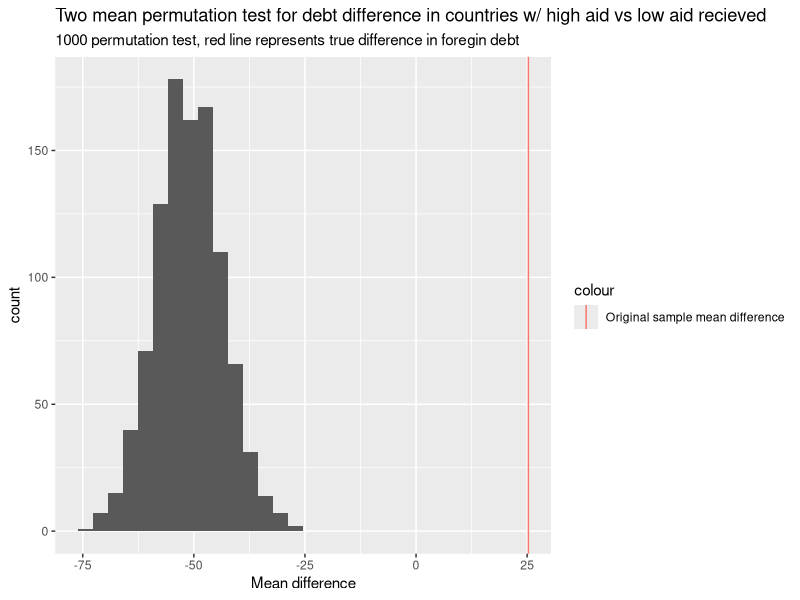

This figure's R source:
## ---- chunk 1
knitr::opts_chunk$set(echo = FALSE)
## ---- chunk 2

# setting up libraries, reading in datasets

library(tidyverse)

debt <- read.csv("debt.csv")
aid <- read.csv("aid.csv")


# tidying datasets

aid_edit <- aid %>%
  select(-country)

debt_edit <- debt %>%
  select(-country)

aid <- aid %>%
  gather(colnames(aid_edit), key = "year", value = "dollars_per_person")

debt <- debt %>%
  gather(colnames(debt_edit), key = "year", value = "percent_GNI")

aid$year <- parse_number(aid$year)
debt$year <- parse_number(debt$year)

# joining aid and debt datasets

capital <- inner_join(aid,debt, by = "country")

# cleaning capital dataset to be conducive to analysis
# removed negative aid figures from debt data due to ambiguity in meaning

capital <- capital %>%
  filter(year.x == year.y) %>%
  mutate("year" = year.x) %>%
  select(-year.x,-year.y) %>%
  drop_na() %>%
  filter(dollars_per_person >= 0)

## ---- chunk 3
# perm function

perm_mean <- function(perms = 1000, values, n1)
{
  ## Variables ##
  # perms: The number of permutations 
  # values (num): 
  # n1 (int): Size of group 1
  ###############
  
  # Step 1:
  # Create vector of zeroes of length "perms" to store
  # permuted mean differnces
  
  mean_diff <- vector("double", length = perms)
  
  # Loop throught number of permutations
  for (i in c(1:perms))
  {
    # Step 2:
    # Randomly separate vector "values" into disjoint 
    # groups of size "n1" and "length(values) - n1" respectively
    
    mean_sep1 <- sample(values, n1, replace = T)
    mean_sep2 <- setdiff(values, mean_sep1)
    
    
    # Step 3:
    # Compute the sample means for the two groups from 
    # step 2
    
    mean_value1 <- mean(mean_sep1)
    mean_value2 <- mean(mean_sep2)
    
    # Step 4: 
    # Compute the difference in sample means, store the
    # value in the vector from step 1
    
    mean_diff[i] <- mean_value1 - mean_value2
  }
  # Step 5:
  # Return new updated vector, created in step 1
    
  return(mean_diff)
  
}
## ---- chunk 4

#unique function

high_low <- function(value, median){
  result = ""
  if(value >= median){
    result = "high"
  }
  else{
    result = "low"
  }
  return(result)
}

#map function

aid_level <- map(capital$dollars_per_person,high_low,median(capital$dollars_per_person))
## ---- chunk 5

# adding groups to dataset

capital <- capital %>%
  mutate(aid_groups = as.character(aid_level))

# creating dataset to test

testing_capital <- capital %>%
  select(aid_groups,percent_GNI)

#datasets to determine size and means of groups

size_test <- testing_capital %>%
  filter(aid_groups == "high")

aid_low <- testing_capital %>%
  filter(aid_groups == "low")

#results of the permutation test

perm_result <- perm_mean(perms = 1000, testing_capital$percent_GNI, nrow(size_test))

#calculating true mean difference for testing sake

mean_low <- mean(aid_low$percent_GNI)
mean_high <- mean(size_test$percent_GNI)


mean_diff <- mean_high - mean_low
## ---- chunk 6
ggplot() +
  geom_histogram(mapping = aes(x=perm_result)) +
  geom_vline(mapping = aes(xintercept = mean_diff, color = "Original sample mean difference")) +
  labs(title = "Two mean permutation test for debt difference in countries w/ high aid vs low aid recieved", subtitle = "1000 permutation test, red line represents true difference in foregin debt", x = "Mean difference")
## ---- chunk 7
percentile.data <- sum(perm_result<mean_diff)/1000

print(percentile.data)
## ---- chunk 8
print(mean_diff)
